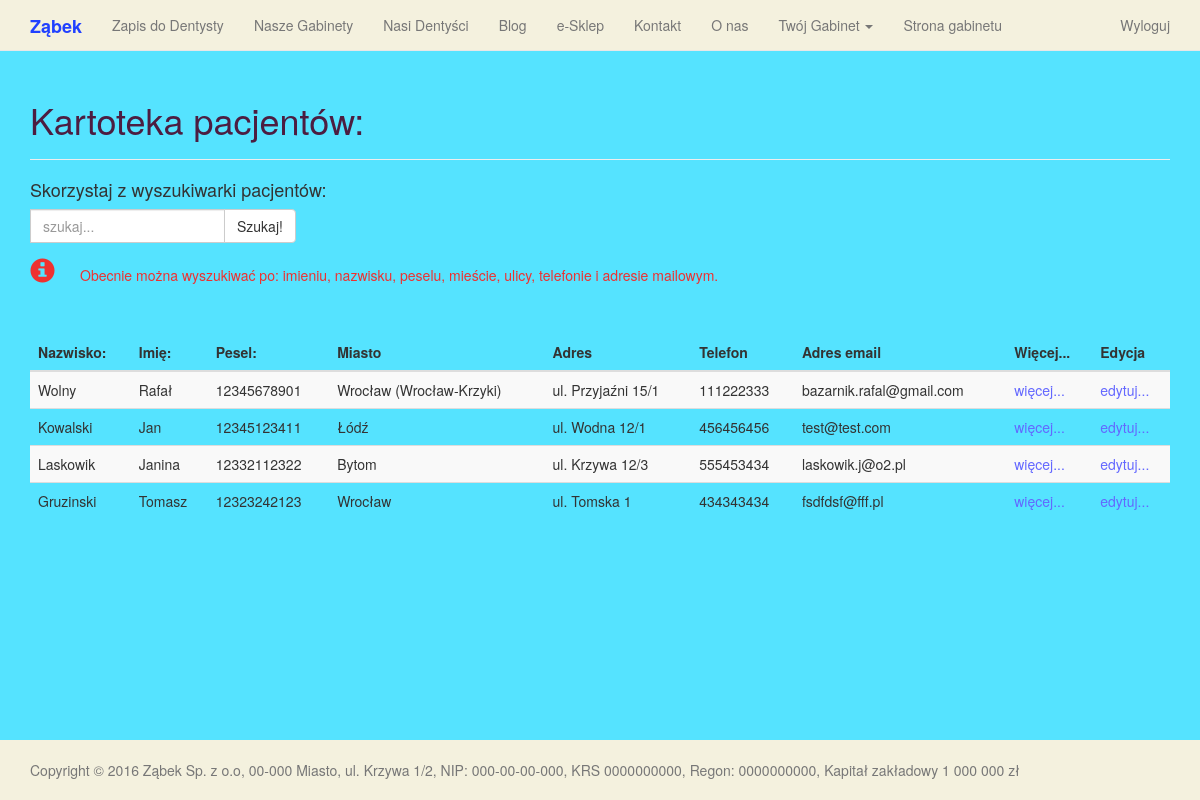
The app's page /patients (signed in), older data.
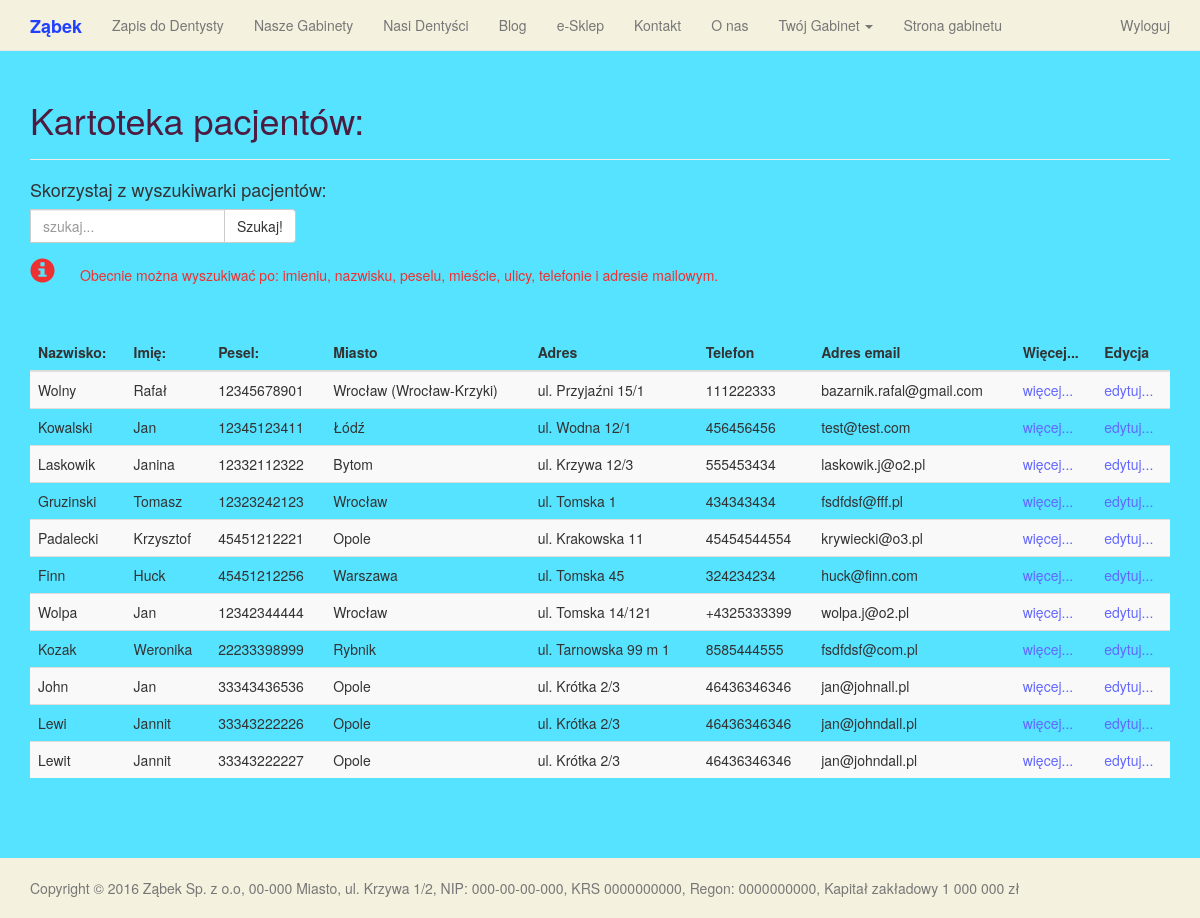
The same page, newer data.
### main_page/models.py (models this page shows, shortened)
class Contact(Address):
    phone_regex = RegexValidator(regex=r'^\+?1?\d{9,15}$', message="Niepoprawny numer telefonu. Powinien mieć minimum 9 i maksymalnie 15 cyfr")
    phone_number = models.CharField(validators=[phone_regex], blank=True, max_length=15, help_text="Numer telefonu")
    phone_number_alt = models.CharField(validators=[phone_regex], blank=True, max_length=15, help_text="Alternatywny numer telefonu")
    email = models.EmailField(null=True, help_text="Adres email")
    skype = models.CharField(max_length=50, null=True, blank=True)
    class Meta:
        abstract = True

class Patient(Contact):
    SEX = [
        ("F", "kobieta"),
        ("M", "mężczyzna"),
    ]
    name = models.CharField(max_length=100, help_text="Imię")
    surname = models.CharField(max_length=100, help_text="Nazwisko")
    pesel = models.CharField(max_length=11, null=True, help_text="Numer PESEL", validators=[MaxLengthValidator(11), MinLengthValidator(11)])
    sex = models.CharField(choices=SEX, null=True, max_length=20, help_text="Płeć")
    age = models.CharField(null=True, max_length=3, help_text="Wiek")
    slug = models.SlugField(max_length=40, unique=True, blank=True, null=True,
                            help_text="Nazwa linku w postaci - nazwisko-imie-pesel - male litery, bez polskich znaków")
    user = models.OneToOneField(User, null=True, blank=True)
    def get_absolute_url(self):
        return "/patient/{0}/".format(self.slug)
    def get_edit_url(self):
        return "/patient/update/{0}/".format(self.slug)
    class Meta:
        verbose_name = "Patient"
        verbose_name_plural = 'Patients'

### main_page/views.py (the view)
# urls.py: url(r'^patients', login_required(views.PatientsListView.as_view()), name='patients'),
class PatientsListView(LoginRequiredMixin, GroupRequiredMixin, generic.ListView):
    queryset = models.Patient.objects.all()
    template_name = "patient/patients_list.html"
    paginate_by = 25
    group_required = ["Offices", "Admins"]
    redirect_unauthenticated_users = True

### main_page/templates/patient/patients_list.html (shortened to what this page needs)
{% extends "base.html" %}
    {% load django_markdown %}
    {% load  static %}
    {% block header %}
        <h1>Kartoteka pacjentów:</h1>
    {% endblock %}
    {% block content %}
        <h4>Skorzystaj z wyszukiwarki pacjentów:</h4>
        <div class="input-group" id="search-field">
        <form action="/search_patient" method="GET">
            <div style="float: left;" class="form-group">
                <input type="text" name="q" placeholder="szukaj..." class="form-control"></input>
            </div>
            <span class="input-group-btn">
            <button type="submit" class="btn btn-default">Szukaj!</button>
            </span>
        </form>
        </div>
        <span class="glyphicon glyphicon-info-sign small-info-icon">&nbsp;</span>
        <h5 class="info">Obecnie można wyszukiwać po: imieniu, nazwisku, peselu, mieście, ulicy, telefonie i adresie mailowym.</h5>
        <BR>&nbsp;<BR>
        {% if object_list %}
            <table class="table table-striped">
            <thead>
                <tr>
                    <th>Nazwisko:</th>
                    <th>Imię:</th>
                    <th>Pesel:</th>
                    <th>Miasto</th>
                    <th>Adres</th>
                    <th>Telefon</th>
                    <th>Adres email</th>
                    <th>Więcej...</th>
                    <th>Edycja</th>
                </tr>
            </thead>
            <tbody>
            {% for patient in object_list %}
            <tr>
                <td>
                    {{ patient.surname }}
                </td>
                <td>
                    {{ patient.name }}
                </td>
                <td>
                    {{ patient.pesel }}
                </td>
                <td>
                    {{ patient.city }}
                </td>
                <td>
                    ul. {{ patient.street}} {{ patient.number }}
                </td>
                <td>
                    {{ patient.phone_number }}
                </td>
                <td>
                    {{ patient.email }}
                </td>
                <td>
                    <a id="more_info" target="_blank" href="{{ patient.get_absolute_url }}">więcej...</a>
                </td>
                <td>
                    <a id="more_info" href="{{ patient.get_edit_url }}">edytuj...</a>
                </td>
            </tr>
            {% endfor %}
            </tbody>
            </table>
        {% else %}
            <p>Nie znaleziono pacjentów!</p>
        {% endif %}
    {% endblock %}

### main_page/templates/base.html (shortened to what this page needs)
<!DOCTYPE html>
 <html class="no-js">
    <head>
        {% load staticfiles %}
        <link rel="stylesheet" href="{% static 'ui/jquery-ui.css' %}">
        <link rel="stylesheet" href="{% static 'css/bootstrap.min.css' %}">
        <link rel="stylesheet" href="{% static 'css/main.css' %}">
        <nav class="navbar navbar-default navbar-fixed-top">
            <div class="container">
                <div class="navbar-header">
                    <a style="color: #2040FF;" class="navbar-brand" href="{% url 'main_page:index' %}"><strong>Ząbek</strong></a>
                </div>
                <div id="navbar" class="collapse navbar-collapse">
                    <ul class="nav navbar-nav">
                         <li><a href="{% url 'main_page:office_appointment' %}">Zapis do Dentysty</a></li>
                        <li><a href="{% url 'main_page:offices' %}">Nasze Gabinety</a></li>
                        <li><a href="{% url 'main_page:dentists' %}">Nasi Dentyści</a></li>
                        <li><a href="{% url 'blog:blog' %}">Blog</a></li>
                        <li><a href="{% url 'shop:shop_index' %}">e-Sklep</a></li>
                        <li><a href="{% url 'main_page:contact' %}">Kontakt</a></li>
                        <li><a href="{% url 'main_page:about' %}">O nas</a></li>
                        {% if user.is_authenticated %}
                        <li class="dropdown">
                        {% if not user.is_superuser %}
                            <a href="#" class="dropdown-toggle" data-toggle="dropdown" role="button" aria-haspopup="true" aria-expanded="false">Twój Gabinet <span class="caret"></span></a>
                        {% else %}
                            <a href="#" class="dropdown-toggle" data-toggle="dropdown" role="button" aria-haspopup="true" aria-expanded="false">Linki do stron gabinetu<span class="caret"></span></a>
                        {% endif %}
                        </li>
                        {% if not user.is_superuser %}
                        <li><a href="{% url 'main_page:office_account' %}">Strona gabinetu</a></li>
                        {% endif %}
                        {% endif %}
                    </ul>
                    <ul class="nav navbar-nav navbar-right">
                        {% if user.is_authenticated %}
                        <li id="log_out"><a href="{% url 'main_page:logout_user' %}">Wyloguj</a></li>
                        {% endif %}
                    </ul>
                </div>
            </div>
        </nav>
        <div class="container">
            <div class="page-header">
                {% block header %}{% endblock %}
            </div>
                {% block content %}{% endblock %}
        </div>
        <br>&nbsp;</br>
        <footer class="footer">
            <div class="container">
                <p class="text-muted">Copyright &copy; {% now "Y" %} Ząbek Sp. z o.o, 00-000 Miasto, ul. Krzywa 1/2, NIP: 000-00-00-000, KRS 0000000000, Regon: 0000000000, Kapitał zakładowy 1 000 000 zł
            </div>
        </footer>
	</body>
</html>

### main_page/static/css/main.css (style rules this page uses)
#search-field { width: 300px; }
html { position: relative; min-height: 100%; }
.footer { position: absolute; bottom: 0; width: 100%; height: 60px; background-color: #F4F1DE; }
body > .container { padding: 60px 15px 0; }
.container .text-muted { margin: 20px 0; }
.footer > .container { padding-right: 15px; padding-left: 15px; }
.page-header { color: #4C1D41; }
.navbar-default { background-color: #F4F1DE; color: #4C1D41; }
.navbar-brand { color: #36A0FF; }
#more_info, a { color: #6367FF; }
.info { color: #EE3130; }
.small-info-icon { float: left; vertical-align: middle; font-size: 25px; color: #EE3130; }

Row changes from the older to the newer data that the page shows:
added Patient: surname "Padalecki", name "Krzysztof", pesel "45451212221", city "Opole", street "Krakowska", number "11", phone_number "45454544554", email "krywiecki@o3.pl"
added Patient: surname "Finn", name "Huck", pesel "45451212256", city "Warszawa", street "Tomska", number "45", phone_number "324234234", email "huck@finn.com"
added Patient: surname "Wolpa", name "Jan", pesel "12342344444", city "Wrocław", street "Tomska", number "14/121", phone_number "+4325333399", email "wolpa.j@o2.pl"
added Patient: surname "Kozak", name "Weronika", pesel "22233398999", city "Rybnik", street "Tarnowska", number "99 m 1", phone_number "8585444555", email "fsdfdsf@com.pl"
added Patient: surname "John", name "Jan", pesel "33343436536", city "Opole", street "Krótka", number "2/3", phone_number "46436346346", email "jan@johnall.pl"
added Patient: surname "Lewi", name "Jannit", pesel "33343222226", city "Opole", street "Krótka", number "2/3", phone_number "46436346346", email "jan@johndall.pl"
added Patient: surname "Lewit", name "Jannit", pesel "33343222227", city "Opole", street "Krótka", number "2/3", phone_number "46436346346", email "jan@johndall.pl"
